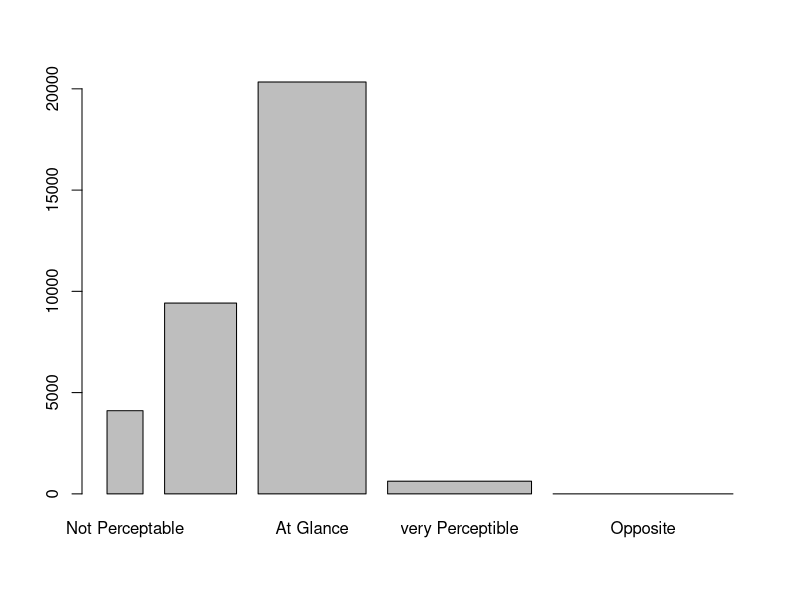
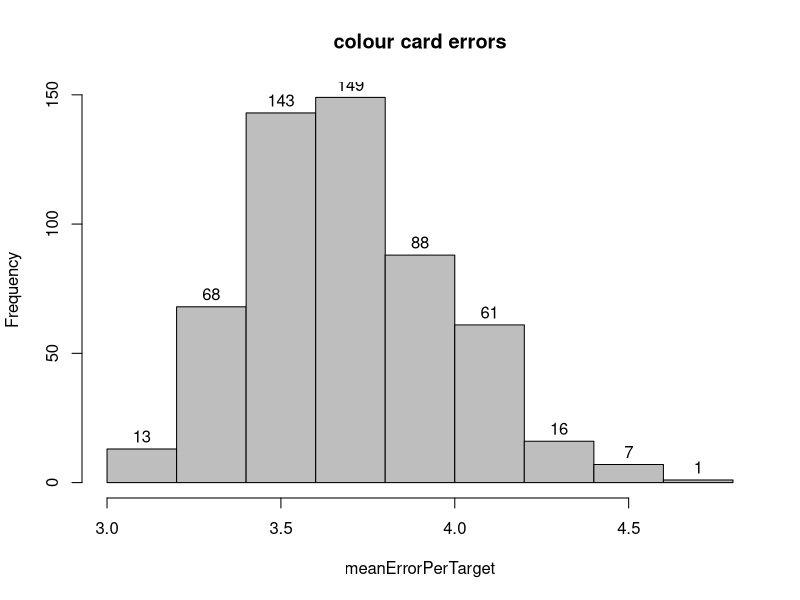
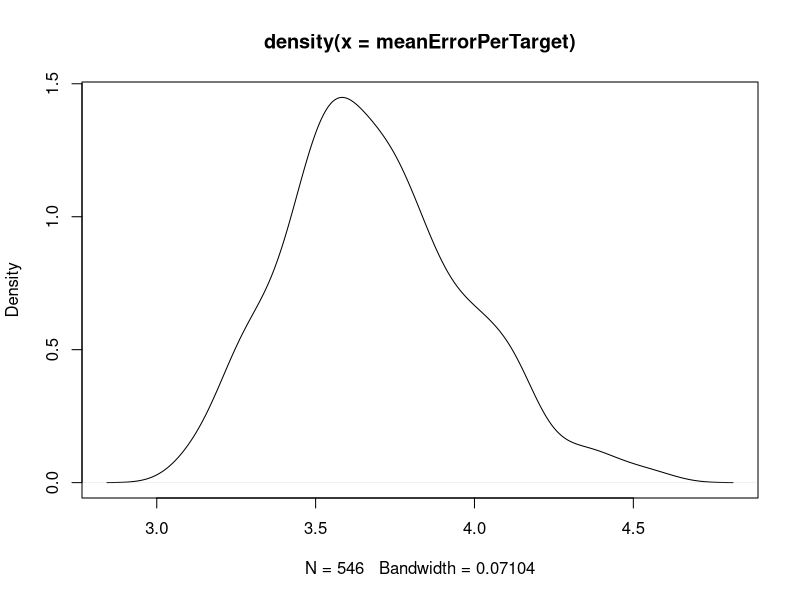
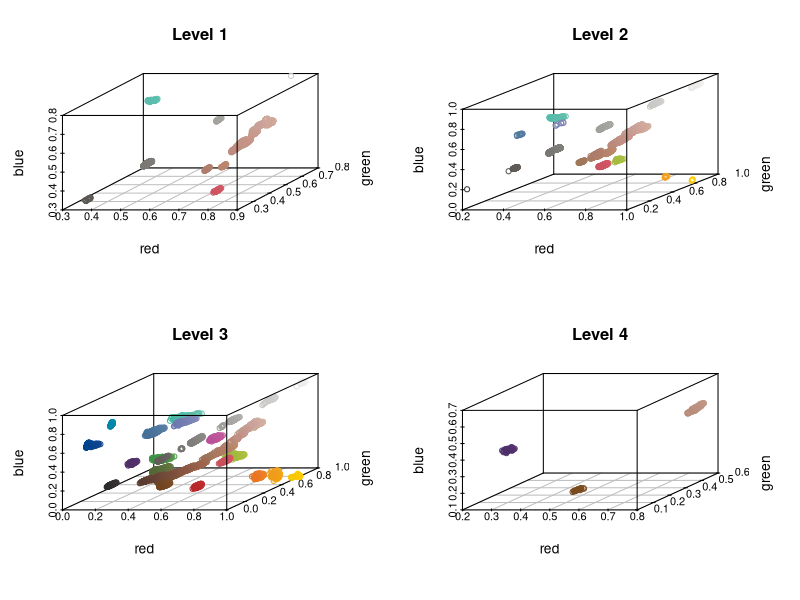

Write the R code that produced these figures, in order.
#load the data
setwd("datavis2018")
lab <- read.csv2("data/LabMeasurements-Color-Card.csv")
Master <- read.csv2("data/MasterColorCard.csv")

#t() tranposes the matrix  and c() puts it all into one row
MasterAsOneRow <- c(t(as.matrix(Master[,9:11])))

#creates a matrix by repeating the rows to fit the lab data 
MasterSameSizeAsLab <- matrix(rep(MasterAsOneRow, 13*42), byrow = TRUE,nrow = 13*42)

#cuts off row and col column from lab data
LabWithoutFirstColumns <- lab[,-c(1:2)]

#create a matrx that contains the differences between the Lab values of master and lab
DeltaMasterLab <- MasterSameSizeAsLab - LabWithoutFirstColumns

#square the differences
DeltaMasterSquared <- DeltaMasterLab^2

#SpotErrorMatrix contains Lab Errors for each spot (one row is one colour card)
SpotErrorMatrix <- matrix(NA, nrow = 546, ncol = 64, byrow = FALSE)
#fill the empty matrix with the computed errors
for (i in 1:ncol(SpotErrorMatrix)) {
  SpotErrorMatrix[,i] <- sqrt(rowSums(DeltaMasterSquared[,(i-1)*3+(1:3)]))
}
#compute min's and max's
deltaERangePerCard  <- matrix(NA, nrow = nrow(SpotErrorMatrix), ncol = 2, byrow = FALSE)
rownames(deltaERangePerCard) <- c(1:nrow(SpotErrorMatrix))
colnames(deltaERangePerCard) <- c("Minimum","Maximum")
#deltaERangePerCard <- as.table(deltaERangePerCard)
#deltaERangePerCard["Minimum"] 

for (i in 1:nrow(SpotErrorMatrix)) {
  rafMin <- min(SpotErrorMatrix[i,])
  rafMax <- max(SpotErrorMatrix[i,])
  minIndex <- match(c(rafMin),SpotErrorMatrix[i,])
  maxIndex <- match(c(rafMax),SpotErrorMatrix[i,])
  #print(c(i, rafMin, minIndex, rafMax, maxIndex))
  deltaERangePerCard[i,"Minimum"] <- min(SpotErrorMatrix[i,])
  deltaERangePerCard[i,"Maximum"] <- max(SpotErrorMatrix[i,])
}

#count how many spots belong into each visibility group
VisLevelOne <- sum(SpotErrorMatrix<=1)
VisLevelTwo <- sum((SpotErrorMatrix>1) & (SpotErrorMatrix<2))
VisLevelThree <- sum((SpotErrorMatrix>2) & (SpotErrorMatrix<10))
VisLevelFour <- sum((SpotErrorMatrix>11) & (SpotErrorMatrix<49))
VisLevelFive <- sum(SpotErrorMatrix>50)

#plot the groups
barplot(c(VisLevelOne,VisLevelTwo,VisLevelThree,VisLevelFour,VisLevelFive),
        (1:5),
        names.arg = c("Not Perceptable","Hardly Perceptable","At Glance","very Perceptible","Opposite"))

#visibility of color changes per card
meanErrorPerTarget <- rowMeans(SpotErrorMatrix)

#plot the groups
hist(meanErrorPerTarget, breaks="Sturge", col="grey", labels = T,main="colour card errors")
plot(density(meanErrorPerTarget))

#visibility of color changes per sample
meanErrorPerSample <- c(1:13)

for (i in 1:13) {
  counter<-i;
  for (x in 1:42){
    meanErrorPerSample[i]<-meanErrorPerSample[i]+meanErrorPerTarget[counter]
    counter<-counter+13
  }
  meanErrorPerSample[i]<- meanErrorPerSample[i]/42
}


#try to get back from error to lab values in table
#get indexes of errors in certain level
LumenIndexVisLvlOne <- which(SpotErrorMatrix<=1, arr.ind=TRUE)
LumenIndexVisLvlTwo <- which(((SpotErrorMatrix>1) & (SpotErrorMatrix<2)), arr.ind=TRUE)
LumenIndexVisLvlThree <- which(((SpotErrorMatrix>2) & (SpotErrorMatrix<10)), arr.ind=TRUE)
LumenIndexVisLvlFour <- which(((SpotErrorMatrix>11) & (SpotErrorMatrix<49)), arr.ind=TRUE)
#create helper to retrieve indexes of L values
columnIndexesInLabMatrix<-seq(from=1, to=192,by=3)
#create matrix to fill
LabVisLevelOne <- matrix(NA, nrow = nrow(LumenIndexVisLvlOne), ncol = 3, byrow = FALSE)
LabVisLevelTwo <- matrix(NA, nrow = nrow(LumenIndexVisLvlTwo), ncol = 3, byrow = FALSE)
LabVisLevelThree <- matrix(NA, nrow = nrow(LumenIndexVisLvlThree), ncol = 3, byrow = FALSE)
LabVisLevelFour <- matrix(NA, nrow = nrow(LumenIndexVisLvlFour), ncol = 3, byrow = FALSE)

#get the lab values for each element of the index list
for(i in 1:nrow(LumenIndexVisLvlOne)){
  LabVisLevelOne[i,1]<-LabWithoutFirstColumns[LumenIndexVisLvlOne[i,1],columnIndexesInLabMatrix[LumenIndexVisLvlOne[i,2]]]
  LabVisLevelOne[i,2]<-LabWithoutFirstColumns[LumenIndexVisLvlOne[i,1],columnIndexesInLabMatrix[LumenIndexVisLvlOne[i,2]]+1]
  LabVisLevelOne[i,3]<-LabWithoutFirstColumns[LumenIndexVisLvlOne[i,1],columnIndexesInLabMatrix[LumenIndexVisLvlOne[i,2]]+2]
}

for(i in 1:nrow(LumenIndexVisLvlTwo)){
  LabVisLevelTwo[i,1]<-LabWithoutFirstColumns[LumenIndexVisLvlTwo[i,1],columnIndexesInLabMatrix[LumenIndexVisLvlTwo[i,2]]]
  LabVisLevelTwo[i,2]<-LabWithoutFirstColumns[LumenIndexVisLvlTwo[i,1],columnIndexesInLabMatrix[LumenIndexVisLvlTwo[i,2]]+1]
  LabVisLevelTwo[i,3]<-LabWithoutFirstColumns[LumenIndexVisLvlTwo[i,1],columnIndexesInLabMatrix[LumenIndexVisLvlTwo[i,2]]+2]
}

for(i in 1:nrow(LumenIndexVisLvlThree)){
  LabVisLevelThree[i,1]<-LabWithoutFirstColumns[LumenIndexVisLvlThree[i,1],columnIndexesInLabMatrix[LumenIndexVisLvlThree[i,2]]]
  LabVisLevelThree[i,2]<-LabWithoutFirstColumns[LumenIndexVisLvlThree[i,1],columnIndexesInLabMatrix[LumenIndexVisLvlThree[i,2]]+1]
  LabVisLevelThree[i,3]<-LabWithoutFirstColumns[LumenIndexVisLvlThree[i,1],columnIndexesInLabMatrix[LumenIndexVisLvlThree[i,2]]+2]
}

for(i in 1:nrow(LumenIndexVisLvlFour)){
  LabVisLevelFour[i,1]<-LabWithoutFirstColumns[LumenIndexVisLvlFour[i,1],columnIndexesInLabMatrix[LumenIndexVisLvlFour[i,2]]]
  LabVisLevelFour[i,2]<-LabWithoutFirstColumns[LumenIndexVisLvlFour[i,1],columnIndexesInLabMatrix[LumenIndexVisLvlFour[i,2]]+1]
  LabVisLevelFour[i,3]<-LabWithoutFirstColumns[LumenIndexVisLvlFour[i,1],columnIndexesInLabMatrix[LumenIndexVisLvlFour[i,2]]+2]
}

#convert lab matrx to rgb matrix
RgbForVisLevelOne <- matrix(NA, nrow = nrow(LabVisLevelOne), ncol = 3, byrow = FALSE)
for(i in 1:nrow(LabVisLevelOne)){
  RgbForVisLevelOne[i,1:3]<-convertColor(LabVisLevelOne[i,1:3],from = "Lab", to="sRGB")
}

RgbForVisLevelTwo <- matrix(NA, nrow = nrow(LabVisLevelTwo), ncol = 3, byrow = FALSE)
for(i in 1:nrow(LabVisLevelTwo)){
  RgbForVisLevelTwo[i,1:3]<-convertColor(LabVisLevelTwo[i,1:3],from = "Lab", to="sRGB")
}

RgbForVisLevelThree <- matrix(NA, nrow = nrow(LabVisLevelThree), ncol = 3, byrow = FALSE)
for(i in 1:nrow(LabVisLevelThree)){
  RgbForVisLevelThree[i,1:3]<-convertColor(LabVisLevelThree[i,1:3],from = "Lab", to="sRGB")
}

RgbForVisLevelFour <- matrix(NA, nrow = nrow(LabVisLevelFour), ncol = 3, byrow = FALSE)
for(i in 1:nrow(LabVisLevelFour)){
  RgbForVisLevelFour[i,1:3]<-convertColor(LabVisLevelFour[i,1:3],from = "Lab", to="sRGB")
}

par(mfrow=c(2,2))
library(scatterplot3d)
scatterplot3d(RgbForVisLevelOne, color = rgb(RgbForVisLevelOne, alpha=1),xlab = "red", ylab = "green",zlab = "blue", main="Level 1")
scatterplot3d(RgbForVisLevelTwo, color = rgb(RgbForVisLevelTwo, alpha=1),xlab = "red", ylab = "green",zlab = "blue", main="Level 2")
scatterplot3d(RgbForVisLevelThree, color = rgb(RgbForVisLevelThree, alpha=1),xlab = "red", ylab = "green",zlab = "blue", main="Level 3")
scatterplot3d(RgbForVisLevelFour, color = rgb(RgbForVisLevelFour, alpha=1),xlab = "red", ylab = "green",zlab = "blue", main="Level 4")
